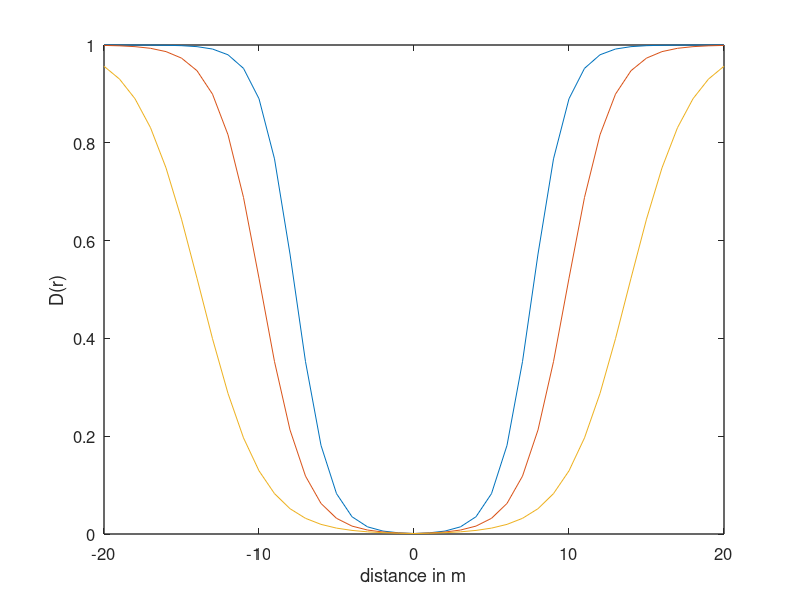
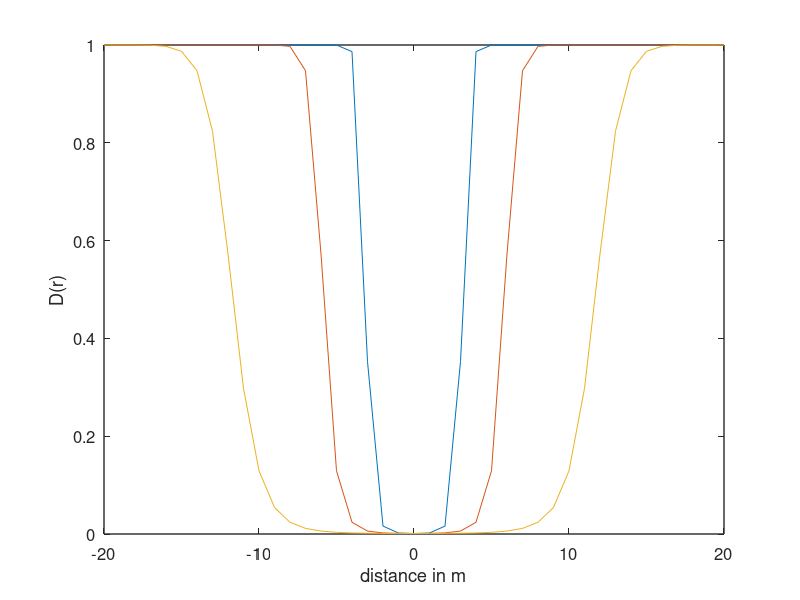

Recreate these plots in MATLAB, in order.
%plot of taper funsctions for preconsitioning of gradients

r=-20:1:20;
w0=1./(1+1000*exp(-0.9*abs(r)))
w1=1./(1+1000*exp(-0.8*abs(r)))
w2=1./(1+1000*exp(-0.7*abs(r)))
w3=1./(1+1000*exp(-0.6*abs(r)))
w4=1./(1+1000*exp(-0.5*abs(r)))

%q=1./(1+4000*exp(-0.5*abs(r.*r)))

figure(1)
plot(r,w0)
hold on 
%plot(r,w1)
hold on 
plot(r,w2)
hold on 
%plot(r,w3)
hold on 
plot(r,w4)
hold off
xlabel('distance in m');
ylabel('D(r)');
set(get(gca,'Ylabel'),'FontSize',12);
set(get(gca,'Ylabel'),'FontWeight','normal');
set(get(gca,'Xlabel'),'FontSize',12);
set(get(gca,'Xlabel'),'FontWeight','normal');
set(gca,'FontSize',12);
set(gca,'FontWeight','normal');
set(gca,'Linewidth',1.0);

r1=-20:1:20;

q0=1./(1+1000*exp(-0.7*abs(r.*r)))
q1=1./(1+1000*exp(-0.2*abs(r.*r)))
q2=1./(1+1000*exp(-0.05*abs(r.*r)))

figure(2)
plot(r,q0)
hold on
plot(r,q1)
hold on
plot(r,q2)

xlabel('distance in m');
ylabel('D(r)');
set(get(gca,'Ylabel'),'FontSize',12);
set(get(gca,'Ylabel'),'FontWeight','normal');
set(get(gca,'Xlabel'),'FontSize',12);
set(get(gca,'Xlabel'),'FontWeight','normal');
set(gca,'FontSize',12);
set(gca,'FontWeight','normal');
set(gca,'Linewidth',1.0);